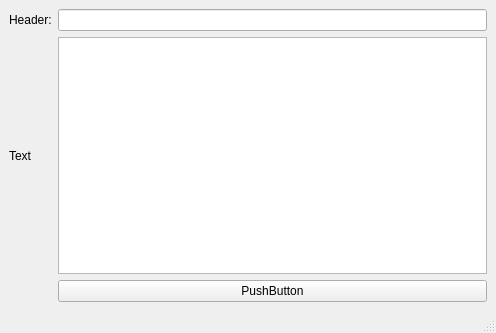
<?xml version="1.0" encoding="UTF-8"?>
<ui version="4.0">
 <class>MainWindow</class>
 <widget class="QMainWindow" name="MainWindow">
  <property name="geometry">
   <rect>
    <x>0</x>
    <y>0</y>
    <width>496</width>
    <height>333</height>
   </rect>
  </property>
  <property name="windowTitle">
   <string>MainWindow</string>
  </property>
  <widget class="QWidget" name="centralwidget">
   <layout class="QGridLayout" name="gridLayout">
    <item row="0" column="0">
     <widget class="QLabel" name="headerLabel">
      <property name="text">
       <string>Header:</string>
      </property>
     </widget>
    </item>
    <item row="0" column="1">
     <widget class="QLineEdit" name="lineEditHeader"/>
    </item>
    <item row="1" column="0">
     <widget class="QLabel" name="textLabel">
      <property name="text">
       <string>Text</string>
      </property>
     </widget>
    </item>
    <item row="1" column="1">
     <widget class="QTextEdit" name="textEdit"/>
    </item>
    <item row="2" column="1">
     <widget class="QPushButton" name="show">
      <property name="text">
       <string>PushButton</string>
      </property>
     </widget>
    </item>
   </layout>
  </widget>
  <widget class="QMenuBar" name="menubar">
   <property name="geometry">
    <rect>
     <x>0</x>
     <y>0</y>
     <width>496</width>
     <height>22</height>
    </rect>
   </property>
  </widget>
  <widget class="QStatusBar" name="statusbar"/>
 </widget>
 <tabstops>
  <tabstop>lineEditHeader</tabstop>
  <tabstop>textEdit</tabstop>
  <tabstop>show</tabstop>
 </tabstops>
 <resources/>
 <connections/>
</ui>
